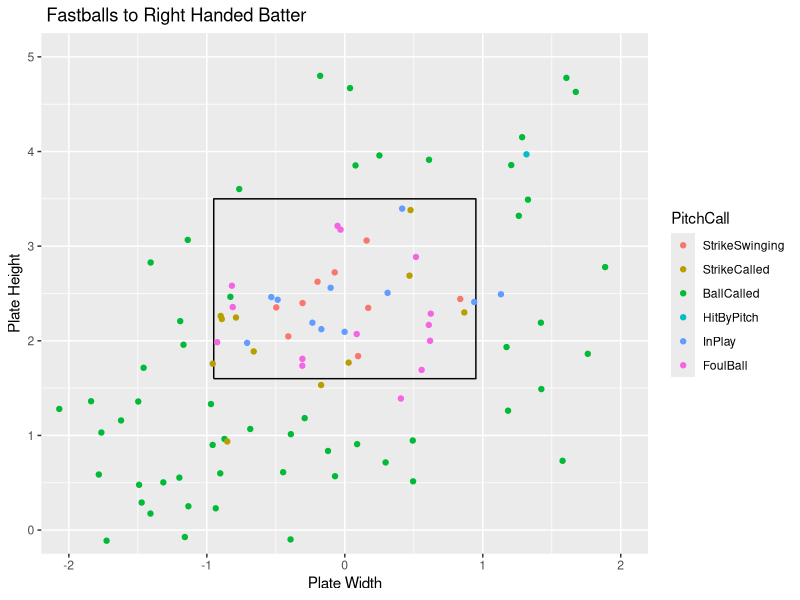
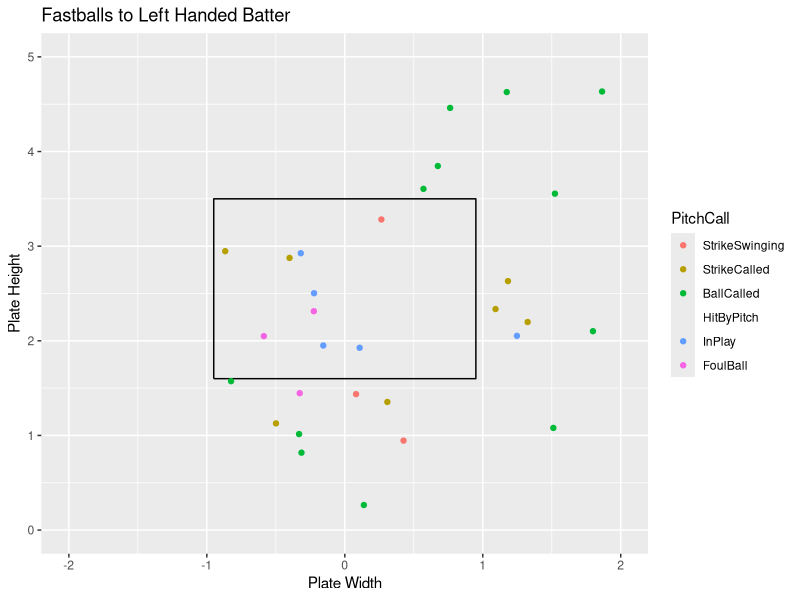

R code for these plots, in order:
## ---- chunk 1
knitr::opts_chunk$set(fig.align = "center", fig.width = 4, fig.height = 4, comment = NA, message = FALSE, warning = FALSE, echo = FALSE)
library(readr)
library(dplyr)
library(ggplot2)
library(tidyverse)
Master <- read_csv("Master.csv")
Pitcher <- Master %>%
  filter(Pitcher == "Helms, Matthew")
x <- c(-.95,.95,.95,-.95,-.95)
z <- c(1.6,1.6,3.5,3.5,1.6)
sz <- data_frame(x, z)
## ---- chunk 2
FastballsThrownR <- Pitcher %>%
  filter(TaggedPitchType == "Fastball" & BatterSide == "Right" & !PitchCall == "Undefined")
ggplot() +
  geom_path(data = sz, aes(x = x, y = z)) +
  coord_equal() +
  xlab("Plate Width") +
  ylab("Plate Height") +
  ggtitle(" Fastballs to Right Handed Batter") +
  geom_point(data = FastballsThrownR,aes(x = PlateLocSide, y = PlateLocHeight, color = PitchCall)) +
  coord_cartesian(xlim = c(-2, 2), ylim = c(0, 5)) +
  scale_color_discrete(limits = c("StrikeSwinging" ,"StrikeCalled", "BallCalled", "HitByPitch", "InPlay", "FoulBall"))
## ---- chunk 3
FastballsThrownL <- Pitcher %>%
  filter(TaggedPitchType == "Fastball" & BatterSide == "Left" & !PitchCall == "Undefined")
ggplot() +
  geom_path(data = sz, aes(x = x, y = z)) +
  coord_equal() +
  xlab("Plate Width") +
  ylab("Plate Height") +
  ggtitle("Fastballs to Left Handed Batter") +
  geom_point(data = FastballsThrownL,aes(x = PlateLocSide, y = PlateLocHeight, color = PitchCall)) +
  coord_cartesian(xlim = c(-2, 2), ylim = c(0, 5)) +
  scale_color_discrete(limits = c("StrikeSwinging" ,"StrikeCalled", "BallCalled", "HitByPitch", "InPlay", "FoulBall"))
